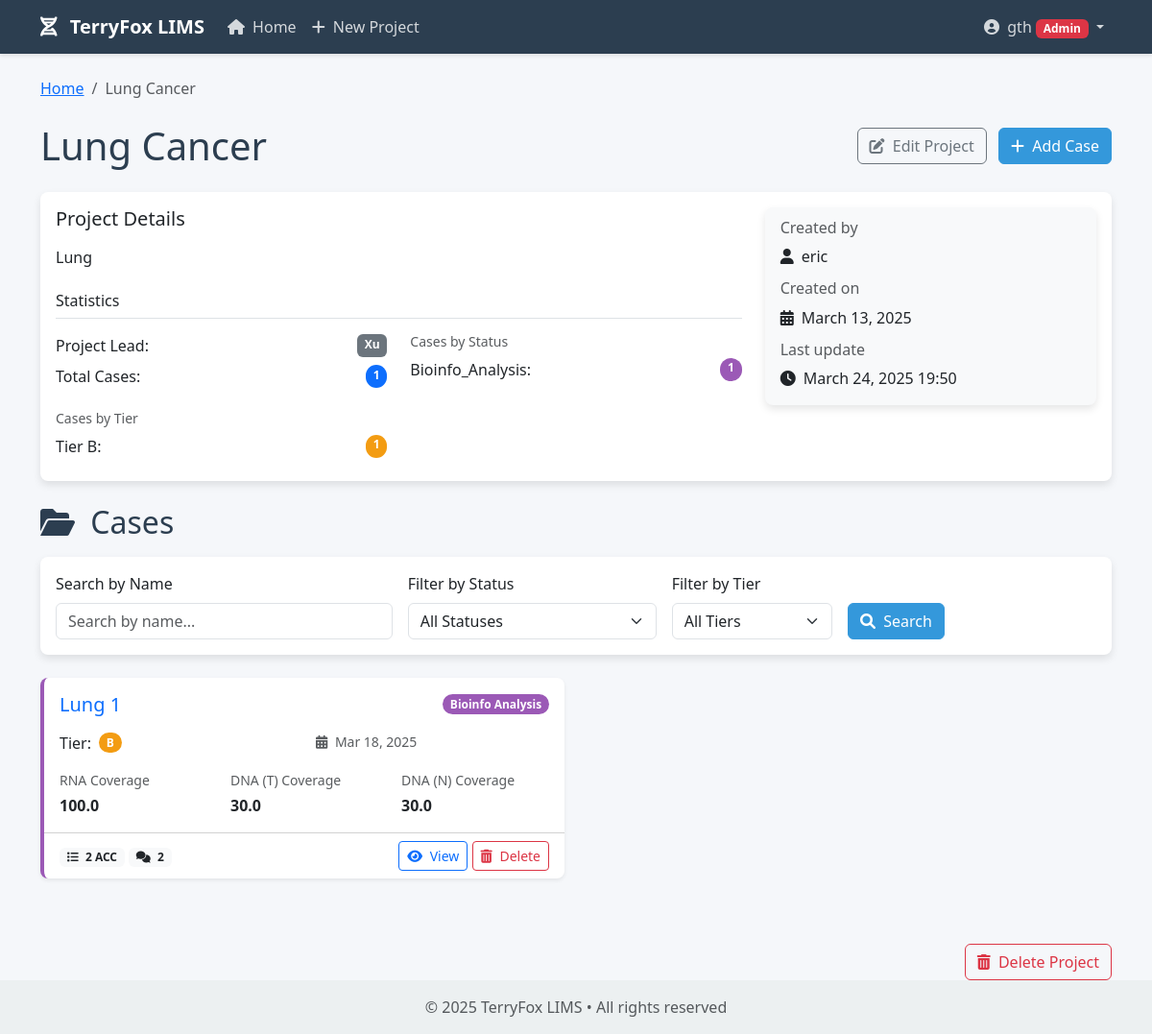
The app's page /projects/7/ (signed in), older data.
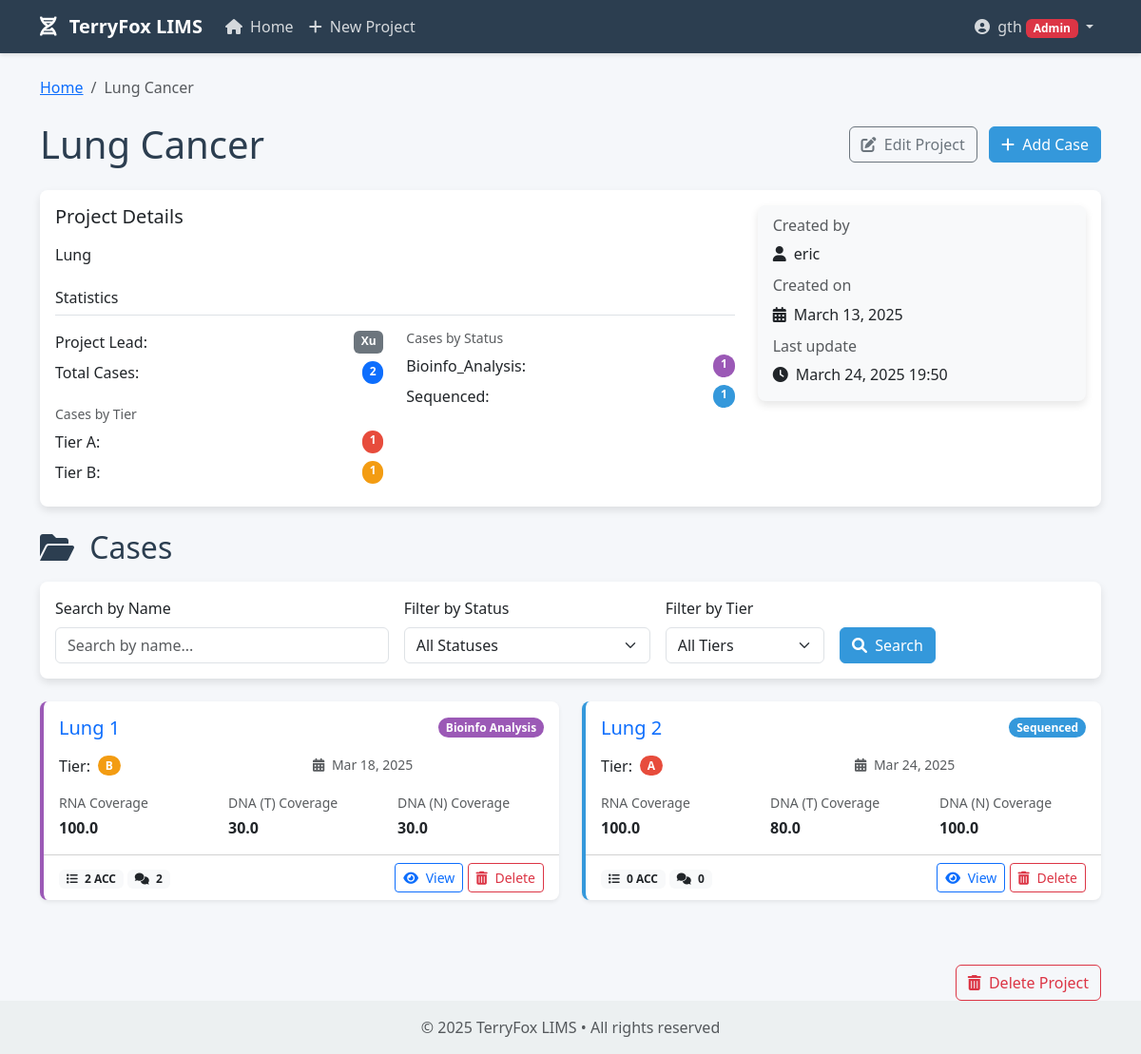
The same page, newer data.
### core/models.py (models this page shows, shortened)
class Project(models.Model):
    name = models.CharField(max_length=255)
    description = models.TextField(blank=True)
    project_lead = models.ForeignKey(
        ProjectLead,
        on_delete=models.SET_NULL,
        null=True,
        blank=True,
        related_name='projects',
        verbose_name=_('Project Lead')
    )
    created_at = models.DateTimeField(auto_now_add=True)
    updated_at = models.DateTimeField(auto_now=True)
    created_by = models.ForeignKey(User, on_delete=models.CASCADE, related_name='created_projects')

class ProjectLead(models.Model):
    name = models.CharField(max_length=255, unique=True)
    def __str__(self):
        return self.name
    class Meta:
        ordering = ['name']
        verbose_name = _('Project Lead')
        verbose_name_plural = _('Project Leads')

class Case(models.Model):
    STATUS_SEQUENCED = 'sequenced'
    STATUS_TRANSFERRED = 'transferred_to_nfl'
    STATUS_BIOINFO = 'bioinfo_analysis'
    STATUS_COMPLETED = 'completed'
    STATUS_CHOICES = [
        (STATUS_SEQUENCED, _('Sequenced')),
        (STATUS_TRANSFERRED, _('Transferred to NFL')),
        (STATUS_BIOINFO, _('Bioinfo Analysis')),
        (STATUS_COMPLETED, _('Completed')),
    ]
    TIER_A = 'A'
    TIER_B = 'B'
    TIER_FA = 'FAIL'
    TIER_CHOICES = [
        (TIER_A, _('A')),
        (TIER_B, _('B')),
        (TIER_FA, _('FAIL')),
    ]
    project = models.ForeignKey(Project, on_delete=models.CASCADE, related_name='cases')
    name = models.CharField(max_length=255)
    status = models.CharField(max_length=50, choices=STATUS_CHOICES, default=STATUS_SEQUENCED)
    rna_coverage = models.FloatField(null=True, blank=True, verbose_name=_('RNA Coverage (M)'))
    dna_t_coverage = models.FloatField(null=True, blank=True, verbose_name=_('DNA (T) Coverage (X)'))
    dna_n_coverage = models.FloatField(null=True, blank=True, verbose_name=_('DNA (N) Coverage (X)'))
    tier = models.CharField(max_length=4, choices=TIER_CHOICES, default=TIER_A)
    created_at = models.DateTimeField(auto_now_add=True)
    updated_at = models.DateTimeField(auto_now=True)

### core/views.py (the view)
# urls.py: path('projects/<int:project_id>/', views.project_detail, name='project_detail'),
@login_required
def project_detail(request, project_id):
    project = get_object_or_404(Project, id=project_id)
    filter_form = CaseFilterForm(request.GET)
    cases = project.cases.all()
    if filter_form.is_valid():
        case_name = filter_form.cleaned_data.get('name')
        case_status = filter_form.cleaned_data.get('status')
        case_tier = filter_form.cleaned_data.get('tier')
        if case_name:
            cases = cases.filter(name__icontains=case_name)
        if case_status:
            cases = cases.filter(status=case_status)
        if case_tier:
            cases = cases.filter(tier=case_tier)
    all_cases = project.cases.all()
    total_cases = all_cases.count()
    cases_by_status = all_cases.values('status').annotate(count=Count('id'))
    cases_by_tier = all_cases.values('tier').annotate(count=Count('id'))
    can_edit = request.user.groups.filter(name='Bioinformatician').exists() or request.user.is_superuser
    return render(request, 'core/project_detail.html', {
        'project': project,
        'cases': cases,
        'total_cases': total_cases,
        'cases_by_status': cases_by_status,
        'cases_by_tier': cases_by_tier,
        'can_edit': can_edit,
        'filter_form': filter_form,
    })

### templates/core/project_detail.html (shortened to what this page needs)
{% extends 'base.html' %}
{% block content %}
<nav aria-label="breadcrumb" class="mb-4">
    <ol class="breadcrumb">
        <li class="breadcrumb-item"><a href="{% url 'home' %}">Home</a></li>
        <li class="breadcrumb-item active">{{ project.name }}</li>
    </ol>
</nav>
<div class="d-flex justify-content-between align-items-center mb-4">
    <h1 class="mb-0">{{ project.name }}</h1>
    <div>
        {% if can_edit %}
        <a href="{% url 'project_update' project_id=project.id %}" class="btn btn-outline-secondary me-2">
            <i class="fas fa-edit me-1"></i> Edit Project
        </a>
        <a href="{% url 'case_create' project_id=project.id %}" class="btn btn-primary">
            <i class="fas fa-plus me-1"></i> Add Case
        </a>
        {% endif %}
    </div>
</div>
<div class="card mb-4">
    <div class="card-body">
        <div class="row">
            <div class="col-md-8">
                <h5 class="card-title mb-3">Project Details</h5>
                <p>
                    {% if project.description %}
                        {{ project.description }}
                    {% else %}
                        <em>No description provided</em>
                    {% endif %}
                </p>
                <div class="mt-4">
                    <h6 class="border-bottom pb-2">Statistics</h6>
                    <div class="row mt-3">
                        <div class="col-md-6">
                            <div class="d-flex justify-content-between mb-2">
                                <span>Project Lead:</span>
                                <span class="badge bg-secondary">{{ project.project_lead|default:"Not specified" }}</span>
                            </div>
                            <div class="d-flex justify-content-between mb-2">
                                <span>Total Cases:</span>
                                <span class="badge bg-primary rounded-pill">{{ total_cases }}</span>
                            </div>
                            <h6 class="small text-muted mb-2 mt-4">Cases by Tier</h6>
                            {% for tier_stat in cases_by_tier %}
                                <div class="d-flex justify-content-between mb-2">
                                    <span>Tier {{ tier_stat.tier }}:</span>
                                    <span class="badge badge-{{ tier_stat.tier }} rounded-pill">{{ tier_stat.count }}</span>
                                </div>
                            {% empty %}
                                <div class="small text-muted">No cases available</div>
                            {% endfor %}
                        </div>
                        <div class="col-md-6">
                            <h6 class="small text-muted mb-2">Cases by Status</h6>
                            {% for status_stat in cases_by_status %}
                                <div class="d-flex justify-content-between mb-2">
                                    <span>{{ status_stat.status|title }}:</span>
                                    <span class="badge badge-{{ status_stat.status }} rounded-pill">{{ status_stat.count }}</span>
                                </div>
                            {% empty %}
                                <div class="small text-muted">No cases available</div>
                            {% endfor %}
                        </div>
                    </div>
                </div>
            </div>
            <div class="col-md-4">
                <div class="card bg-light">
                    <div class="card-body">
                        <h6 class="card-subtitle mb-2 text-muted">Created by</h6>
                        <p class="card-text">
                            <i class="fas fa-user me-1"></i> {{ project.created_by.get_full_name|default:project.created_by.username }}
                        </p>
                        <h6 class="card-subtitle mb-2 text-muted">Created on</h6>
                        <p class="card-text">
                            <i class="fas fa-calendar-alt me-1"></i> {{ project.created_at|date:"F d, Y" }}
                        </p>
                        <h6 class="card-subtitle mb-2 text-muted">Last update</h6>
                        <p class="card-text mb-0">
                            <i class="fas fa-clock me-1"></i> {{ project.updated_at|date:"F d, Y H:i" }}
                        </p>
                    </div>
                </div>
            </div>
        </div>
    </div>
</div>
<h2 class="mb-3"><i class="fas fa-folder-open me-2"></i> Cases
</h2>
<div class="card mb-4">
    <div class="card-body">
        <form method="get" class="row g-3 align-items-end">
            <div class="col-md-4">
                <label for="{{ filter_form.name.id_for_label }}" class="form-label">Search by Name</label>
                {{ filter_form.name }}
            </div>
            <div class="col-md-3">
                <label for="{{ filter_form.status.id_for_label }}" class="form-label">Filter by Status</label>
                {{ filter_form.status }}
            </div>
            <div class="col-md-2">
                <label for="{{ filter_form.tier.id_for_label }}" class="form-label">Filter by Tier</label>
                {{ filter_form.tier }}
            </div>
            <div class="col-md-auto">
                <div>
                    <button type="submit" class="btn btn-primary">
                        <i class="fas fa-search me-1"></i> Search
                    </button>
                </div>
            </div>
        </form>
    </div>
</div>
{% if cases %}
    <div class="row">
        {% for case in cases %}
            <div class="col-md-6 mb-4">
                <div class="card case-card case-{{ case.status }} shadow-sm">
                    <div class="card-body">
                        <div class="d-flex justify-content-between align-items-center mb-3">
                            <h5 class="card-title mb-0">
                                <a href="{% url 'case_detail' case_id=case.id %}" class="text-decoration-none">
                                    {{ case.name }}
                                </a>
                            </h5>
                            <span class="badge badge-{{ case.status }} rounded-pill">
                                {{ case.get_status_display }}
                            </span>
                        </div>
                        <div class="row mb-3">
                            <div class="col-6">
                                <div class="d-flex align-items-center">
                                    <span class="me-2">Tier:</span>
                                    <span class="badge badge-{{ case.tier }} rounded-pill">{{ case.tier }}</span>
                                </div>
                            </div>
                            <div class="col-6">
                                <div class="small text-muted">
                                    <i class="fas fa-calendar-alt me-1"></i> {{ case.updated_at|date:"M d, Y" }}
                                </div>
                            </div>
                        </div>
                        <div class="row">
                            <div class="col-md-4">
                                <small class="d-block text-muted mb-1">RNA Coverage</small>
                                <span class="fw-bold">{{ case.rna_coverage|default:"--" }}</span>
                            </div>
                            <div class="col-md-4">
                                <small class="d-block text-muted mb-1">DNA (T) Coverage</small>
                                <span class="fw-bold">{{ case.dna_t_coverage|default:"--" }}</span>
                            </div>
                            <div class="col-md-4">
                                <small class="d-block text-muted mb-1">DNA (N) Coverage</small>
                                <span class="fw-bold">{{ case.dna_n_coverage|default:"--" }}</span>
                            </div>
                        </div>
                    </div>
                    <div class="card-footer bg-transparent d-flex justify-content-between align-items-center">
                        <div>
                            <span class="badge bg-light text-dark">
                                <i class="fas fa-list me-1"></i> {{ case.accessions.count }} ACC
                            </span>
                            <span class="badge bg-light text-dark">
                                <i class="fas fa-comments me-1"></i> {{ case.comments.count }}
                            </span>
                        </div>
                        <div>
                            <a href="{% url 'case_detail' case_id=case.id %}" class="btn btn-sm btn-outline-primary">
                                <i class="fas fa-eye me-1"></i> View
                            </a>
                            {% if can_edit %}
                            <a href="{% url 'case_delete' case_id=case.id %}" class="btn btn-sm btn-outline-danger">
                                <i class="fas fa-trash-alt me-1"></i> Delete
                            </a>
                            {% endif %}
                        </div>
                    </div>
                </div>
            </div>
        {% endfor %}
    </div>
{% endif %}
{% if can_edit %}
<div class="text-end mt-4">
    <a href="{% url 'project_delete' project_id=project.id %}" class="btn btn-outline-danger">
        <i class="fas fa-trash-alt me-1"></i> Delete Project
    </a>
</div>
{% endif %}
{% endblock %}

### templates/base.html (shortened to what this page needs)
<!DOCTYPE html>
<html lang="en">
<head>
    <link href="https://cdn.jsdelivr.net/npm/bootstrap@5.3.0/dist/css/bootstrap.min.css" rel="stylesheet">
    <link rel="stylesheet" href="https://cdnjs.cloudflare.com/ajax/libs/font-awesome/6.0.0/css/all.min.css">
</head>
<body>
    <nav class="navbar navbar-expand-lg navbar-dark bg-dark mb-4">
        <div class="container">
            <a class="navbar-brand" href="{% url 'home' %}">
                <i class="fas fa-dna me-2"></i> TerryFox LIMS
            </a>
            <div class="collapse navbar-collapse" id="navbarNav">
                <ul class="navbar-nav me-auto">
                    <li class="nav-item">
                        <a class="nav-link" href="{% url 'home' %}">
                            <i class="fas fa-home me-1"></i> Home
                        </a>
                    </li>
                    {% if user.is_superuser or user.groups.all.0.name == 'Bioinformatician' %}
                    <li class="nav-item">
                        <a class="nav-link" href="{% url 'project_create' %}">
                            <i class="fas fa-plus me-1"></i> New Project
                        </a>
                    </li>
                    {% endif %}
                </ul>
                <ul class="navbar-nav">
                    {% if user.is_authenticated %}
                    <li class="nav-item dropdown">
                        <a class="nav-link dropdown-toggle" href="#" id="userDropdown" role="button" data-bs-toggle="dropdown">
                            <i class="fas fa-user-circle me-1"></i> {{ user.username }}
                            {% if user.is_superuser %}
                                <span class="badge bg-danger">Admin</span>
                            {% elif user.groups.all.0.name == 'PI' %}
                                <span class="badge bg-primary">PI (View Only)</span>
                            {% elif user.groups.all.0.name == 'Bioinformatician' %}
                                <span class="badge bg-success">Bioinformatician (CRUD)</span>
                            {% endif %}
                        </a>
                    </li>
                    {% else %}
                    <li class="nav-item">
                        <a class="nav-link" href="{% url 'login' %}">
                            <i class="fas fa-sign-in-alt me-1"></i> Login
                        </a>
                    </li>
                    {% endif %}
                </ul>
            </div>
        </div>
    </nav>
    <div class="container">
        {% block content %}{% endblock %}
    </div>
    <footer class="footer mt-auto py-3">
        <div class="container text-center">
            <span class="text-muted">© {% now "Y" %} TerryFox LIMS • All rights reserved</span>
        </div>
    </footer>
</body>
</html>

Row changes from the older to the newer data that the page shows:
added Case: name "Lung 2", status "Sequenced", tier "A", updated_at "Mar 24, 2025", rna_coverage "100.0", dna_t_coverage "80.0", dna_n_coverage "100.0", accessions.count "0", comments.count "0"
Text that changed along with them:
{{ total_cases }}: "1" → "2"
new list line: "Tier A : 1"
new list line: "Sequenced : 1"
